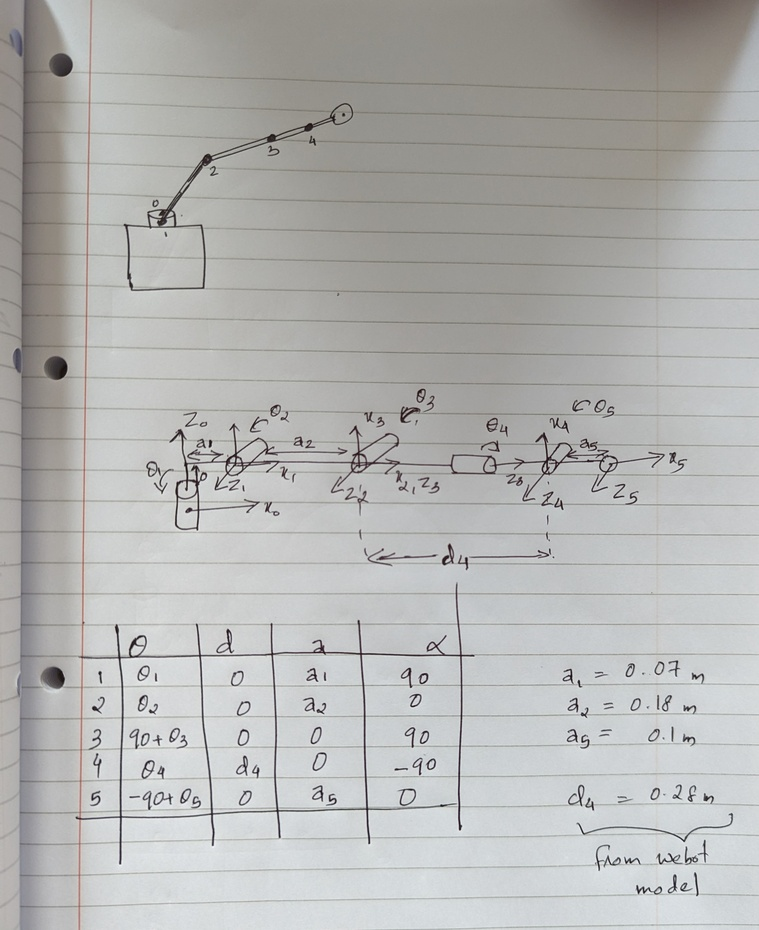
//> input picture D-H-Table/D-H_Table_V2.jpg, 759 x 930 px, shrunk from 2723 x 3336 before the run, given in place of the camera
$ ./OpenDisplayAndShowVideo   (built with g++ and OpenCV 4)
//> lines starting //> are read from the running program, lines starting //| are printed output that depends on the picture; after the words box and inside, x2 and y2 are one past the last pixel; in counts of white or black regions, pixels touching at a corner belong together
#include "opencv2/opencv.hpp"

int main() {

    // Create video capturing object
    // 0 opens default camera, otherwise filename as argument
    cv::VideoCapture video(0);

    // Check that video is opened
    if (!video.isOpened()) return -1;

    // For saving the frame
    cv::Mat frame;

    // Get video resolution
    int frameWidth = video.get(cv::CAP_PROP_FRAME_WIDTH);
    int frameHeigth = video.get(cv::CAP_PROP_FRAME_HEIGHT);

    // Create video writer object
    cv::VideoWriter output("output.avi", cv::VideoWriter::fourcc('M', 'J', 'P', 'G'), 30, cv::Size(frameWidth, frameHeigth));

    // Loop through available frames
    while (video.read(frame)) {
//> frame is the input picture: 930 rows x 759 cols, CV_8UC3; mean B, G, R 178, 179.5, 179.2

        // Convert the frame to grayscale
        cv::Mat gray;
        cv::cvtColor(frame, gray, cv::COLOR_BGR2GRAY);

        // Apply Gaussian blur to remove noise
        cv::GaussianBlur(gray, gray, cv::Size(7, 7), 0);

        // Detect circles using HoughCircles function
        std::vector<cv::Vec3f> circles;
        cv::HoughCircles(gray, circles, cv::HOUGH_GRADIENT, 1, gray.rows / 8, 200, 50, 0, 0);
//> circles = 6 circles (x, y, radius): [383.5, 622.5, 187.7], [188.5, 722.5, 68.8], [302.5, 515.5, 103], [304.5, 753.5, 58.8], [649.5, 779.5, 82.5], [60.5, 64.5, 11.8]

        // Draw circles on the frame
        for (size_t i = 0; i < circles.size(); i++) {
            cv::Vec3i c = circles[i];
            cv::circle(frame, cv::Point(c[0], c[1]), c[2], cv::Scalar(0, 0, 255), 2, cv::LINE_AA);
        }
//> this loop made 6 passes
//> c on passes 1 to 6: [384, 622, 188], [188, 722, 69], [302, 516, 103], [304, 754, 59], [650, 780, 82], [60, 64, 12]
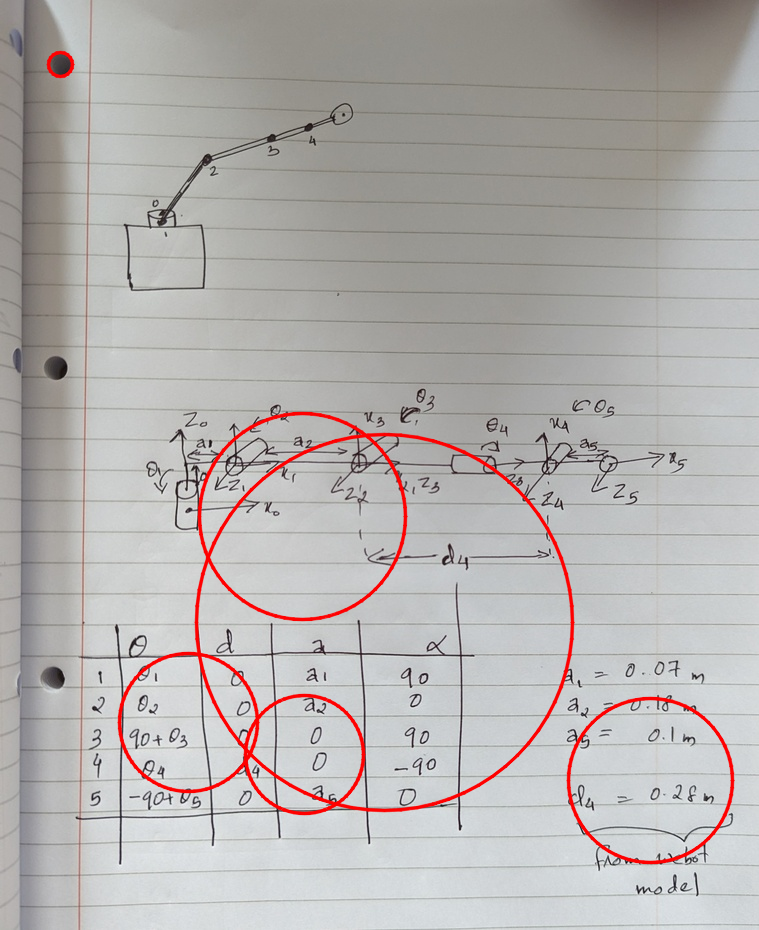
//> frame: 930 rows x 759 cols, CV_8UC3; 2.18% of pixels changed, all inside (x1, y1, x2, y2) = (46, 50, 735, 865)

        // Display the frame
        cv::imshow("Video feed", frame);

        // Write video frame to output
        output.write(frame);

        // For breaking the loop
        if (cv::waitKey(25) >= 0) break;
//> the Esc key is pressed

    } // end while (video.read(frame))

    // Release video capture and writer
    output.release();
    video.release();

    // Destroy all windows
    cv::destroyAllWindows();

    return 0;

}
